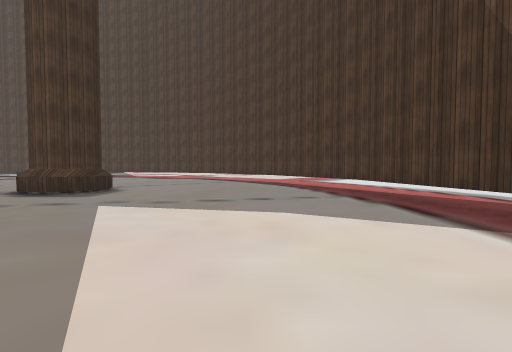
view 1 (above)

24 first-person views from a walk through a Unity game level. The camera is 1.2 m above the floor, tilts 2° down and sees 90° across. The floor is counted in squares, 2 m on a side. Each view is taken from the middle of a square. On the plan, view 1 faces up. The plan holds only what a view shows up to about 9 squares ahead; the rest is blank. The place goes on beyond the plan. Some surface patterns are stand-ins.

view 2
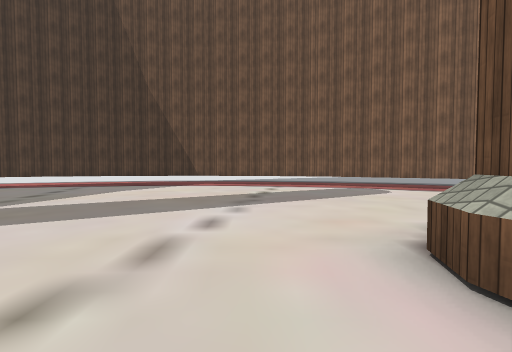

view 3
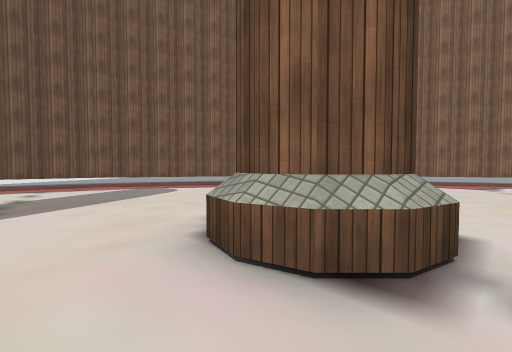

view 4
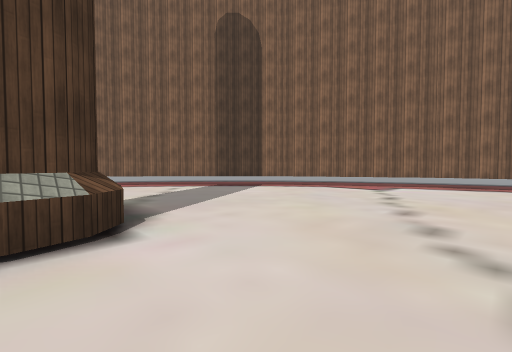

view 5
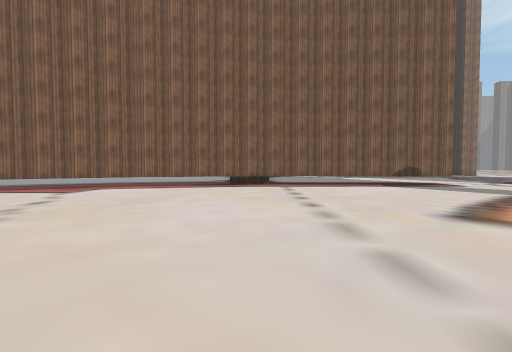

view 6
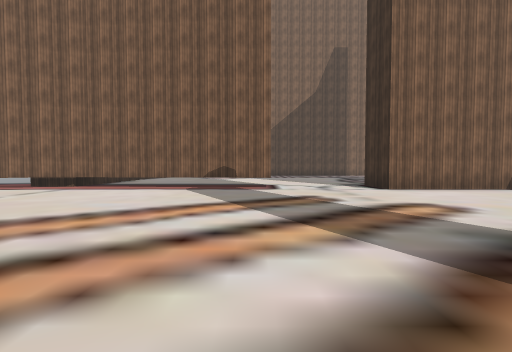

view 7
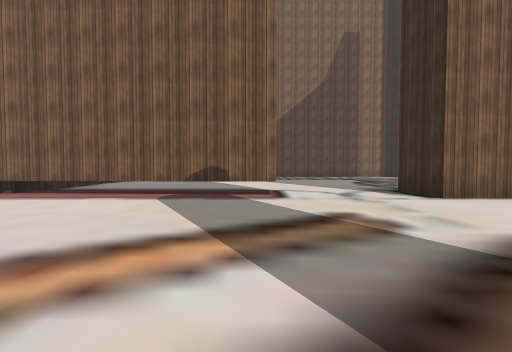

view 8
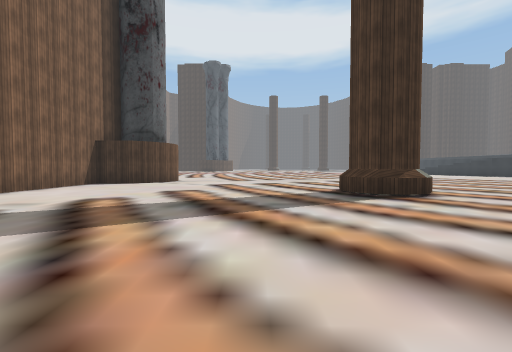

view 9
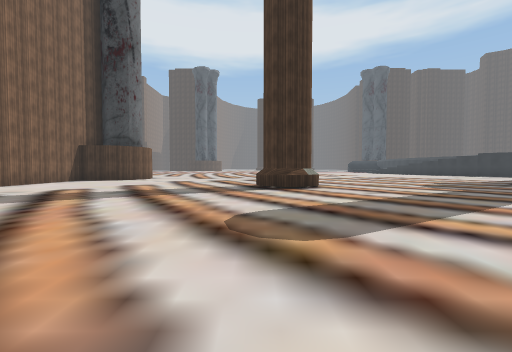

view 10
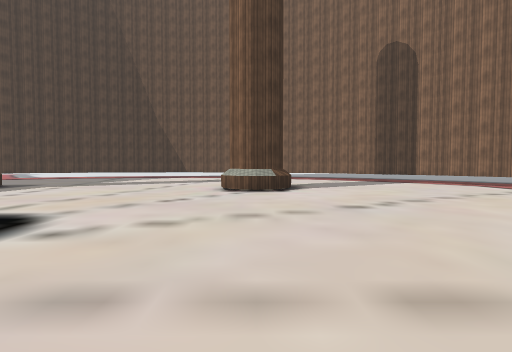

view 11
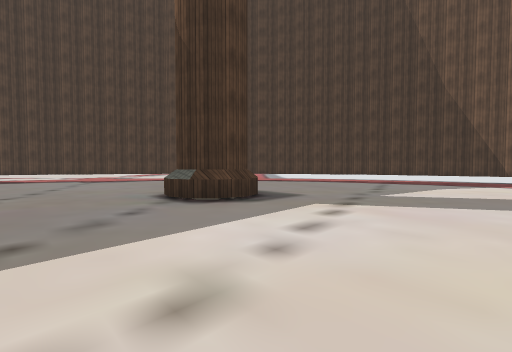

view 12
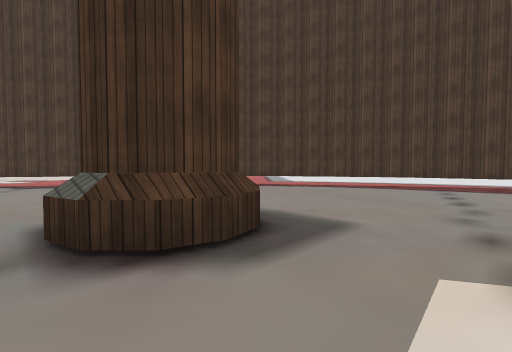

view 13
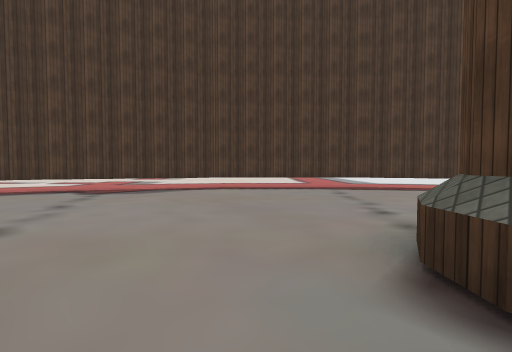

view 14
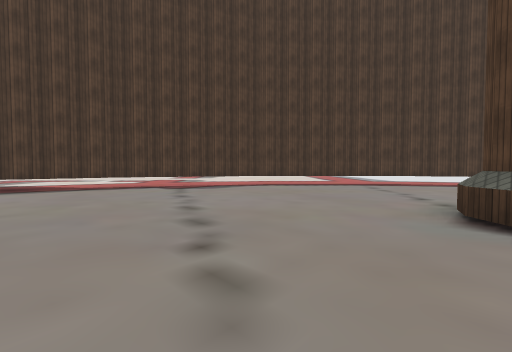

view 15
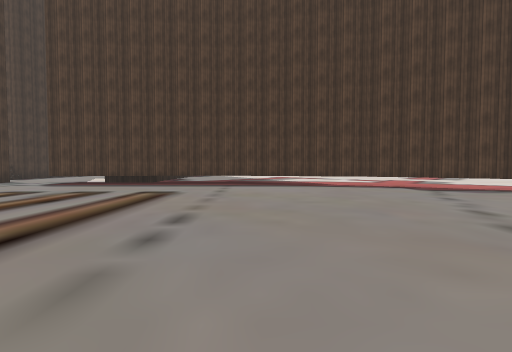

view 16
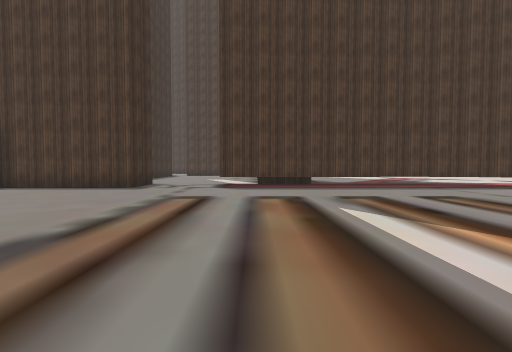

view 17
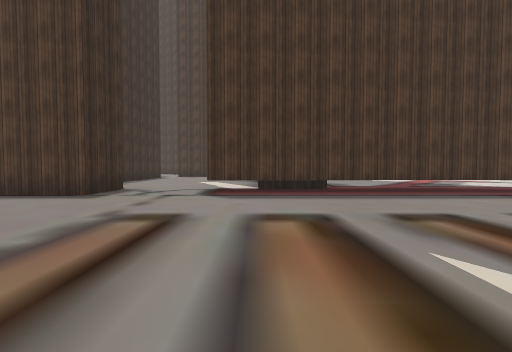

view 18
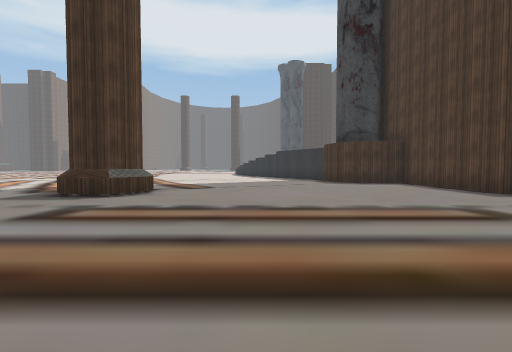

view 19
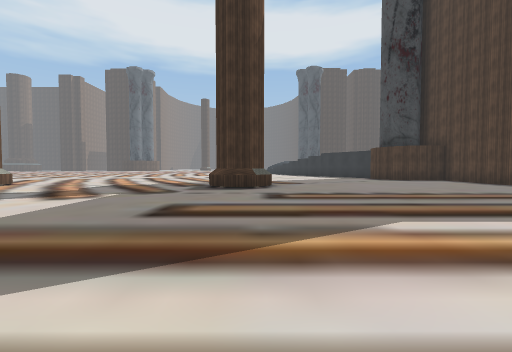

view 20
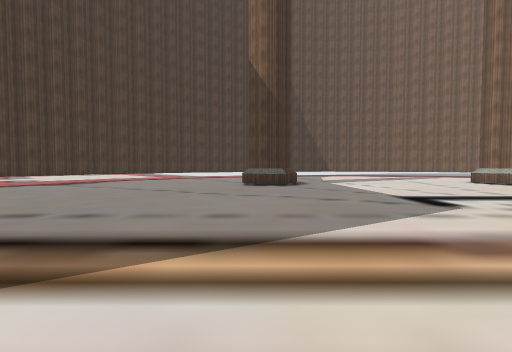

view 21
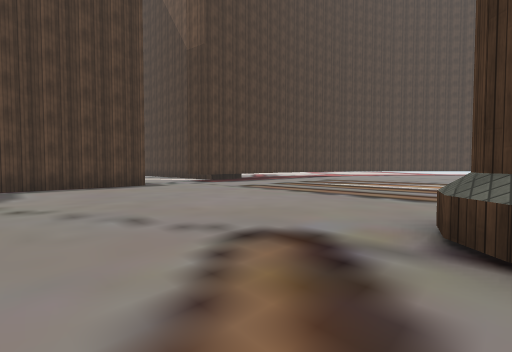

view 22
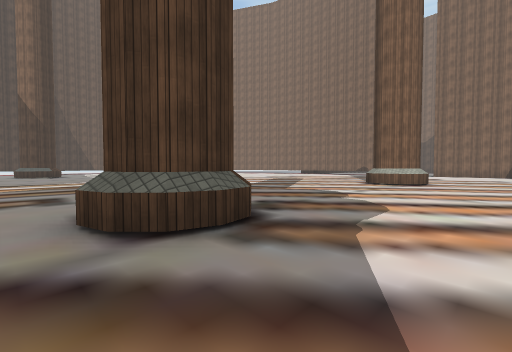

view 23
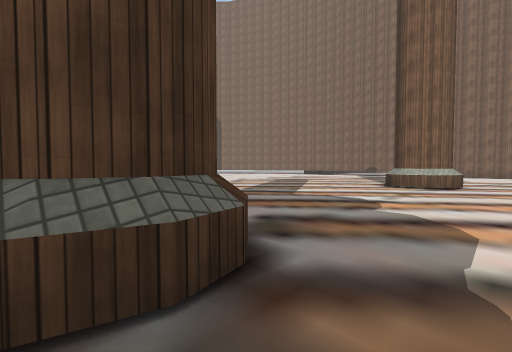

view 24
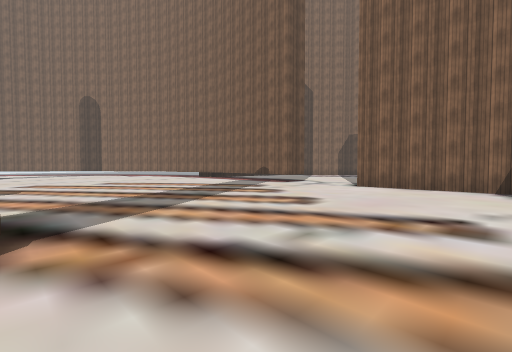

### Floor plan
Key: @ floor where view 1 was taken; # wall or solid block; . floor; T thing the floor can be seen under or through.
Columns run from 23 left of view 1 to 6 right of it. Each row starts with its distance up from view 1.
 16 ####..##########......
 15 ...............###T...
 14 ..................TTT..
 13 ....................TT..
 12 .....................TT..
 11 ......................TT..
 10 .......................##..
  9 ........................#....
  8 ........................##...
  7 ..##..............##.....#....
  6 ..##..............##.....#T...
  5 .......... ...............T...
  4 .........   ..............T...
  3 ........     .............T.
  2 ........      ............T.
  1 .........     ............#
  0 .........    ..........@..#...
 -1 ..........  ..............#...
 -2 ..##..............##.....##..
 -3 .........................#..
 -4 ........................##.
 -5 ........................#..
 -6 .......................##..
 -7 ......................##
 -8 .....................##
 -9 ...................###
-10 ..................##.
-11 ####...........####...
-12    #...TTTTTT###......
-13    ..........# ...
-14    ..........# ..
-15    ..........

Where each view was taken, in squares from view 1:
view 1: 0 up, 0 right, facing up
view 2: 0 up, 6 left, facing right
view 3: 0 up, 6 left, facing down-right
view 4: 2 down, 8 left, facing down-right
view 5: 3 down, 10 left, facing down
view 6: 4 down, 16 left, facing down
view 7: 6 down, 16 left, facing down
view 8: 5 down, 14 left, facing left
view 9: 3 down, 12 left, facing left
view 10: 2 down, 12 left, facing right
view 11: 2 up, 8 left, facing up-right
view 12: 4 up, 6 left, facing up-right
view 13: 7 up, 7 left, facing up-right
view 14: 7 up, 9 left, facing up-right
view 15: 7 up, 10 left, facing up
view 16: 8 up, 16 left, facing up
view 17: 10 up, 16 left, facing up
view 18: 10 up, 14 left, facing left
view 19: 7 up, 12 left, facing left
view 20: 7 up, 14 left, facing right
view 21: 7 up, 23 left, facing up-right
view 22: 8 up, 23 left, facing down-right
view 23: 7 up, 22 left, facing down-right
view 24: 3 down, 23 left, facing down-right
